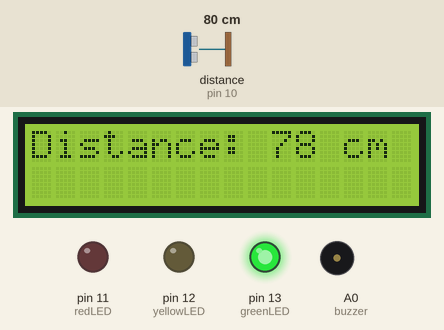
This sketch was run on a simulated Arduino Uno, built with avr-gcc and run on an emulated ATmega328P. Parts: 16×2 character LCD, output pins drawn as LEDs (lit = HIGH), buzzer (waves = sounding). Wiring (inferred from the names in the program): ultrasonic range finder: trigger pin 9; echo pin 10. Inputs (shaded band) come from the test bench; at power-on: distance to the obstacle (sensor on pin 10) 80 cm. The echo pulse lasts 58.3 µs per cm; pins used as bus, display or sensor lines are not drawn.

Above: at 1.2 s.
1.3 s: distance to the obstacle (sensor on pin 10) set to 2 cm
At 2.5 s:
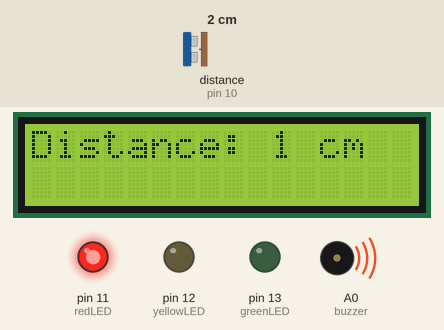
3.0 s: distance to the obstacle (sensor on pin 10) set to 9 cm
At 4.2 s:
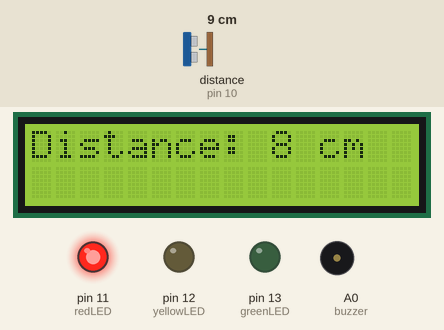
4.6 s: distance to the obstacle (sensor on pin 10) set to 18 cm
At 5.8 s:
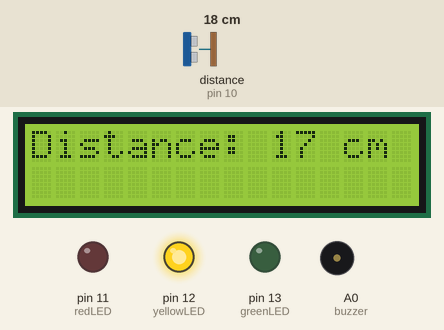
6.1 s: distance to the obstacle (sensor on pin 10) set to 60 cm
At 6.6 s:
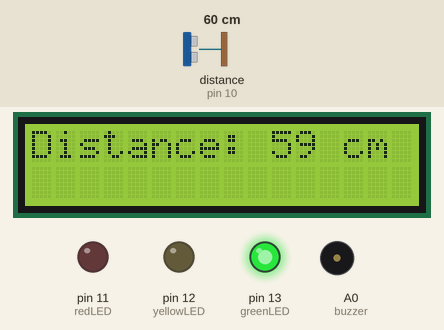
9.1 s: distance to the obstacle (sensor on pin 10) set to 250 cm
At 10.0 s:
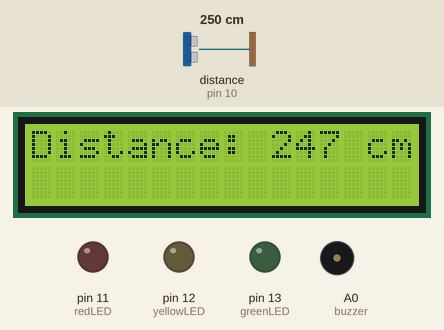
10.7 s: distance to the obstacle (sensor on pin 10) set to 35 cm
At 11.6 s:
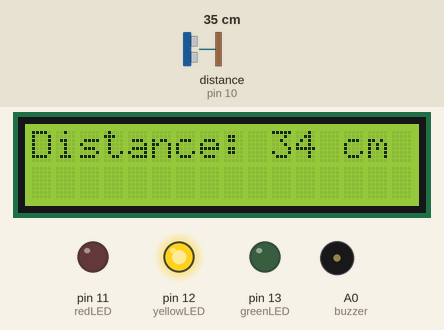
Timing chart, 0 to 22.9 s (numbered marks = the images above; inputs shaded):
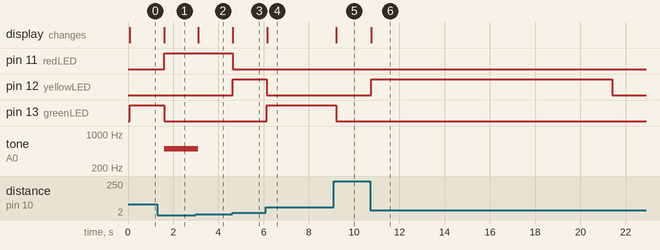

Measured:
- after the input at 1.3 s, pin 11 (redLED): LOW → HIGH after 0.29 s; pin 13 (greenLED): HIGH → LOW after 0.29 s; tone on A0 (buzzer): silent → 500 Hz after 0.29 s; the display: changes after 0.30 s (image 1)
- after the input at 3.0 s, tone on A0 (buzzer): 500 Hz → silent after 0.11 s; the display: changes after 0.11 s (image 2)
- after the input at 4.6 s, pin 11 (redLED): HIGH → LOW at once; pin 12 (yellowLED): LOW → HIGH at once; the display: changes at once (image 3)
- after the input at 6.1 s, pin 12 (yellowLED): HIGH → LOW at once; pin 13 (greenLED): LOW → HIGH at once; the display: changes after 0.05 s (image 4)
- after the input at 9.1 s, pin 13 (greenLED): HIGH → LOW after 0.11 s; the display: changes after 0.11 s (image 5)
- after the input at 10.7 s, pin 12 (yellowLED): LOW → HIGH after 0.05 s, → LOW 10.6 s later; the display: changes after 0.06 s (image 6)

The sketch:

asystent-parkowania.ino
```cpp
#include <LiquidCrystal.h> // includes the LiquidCrystal Library
LiquidCrystal lcd(1, 2, 4, 5, 6, 7); // Creates an LCD object. Parameters: (rs, enable, d4, d5, d6, d7)
const int trigPin = 9;
const int echoPin = 10;
int redLED = 11;
int yellowLED = 12; // Yellow LED connected to pin D3
int greenLED = 13; // Green LED connected to pin D4
int buzzer = A0; // Buzzer connected to Analogue pin A0
long duration;
int distance;
long TempDistance = 0; // A variable to store the temporary distance

int counter = 0; // Counter value to check if the object has stopped moving


void setup() {
  lcd.begin(16, 2); // Initializes the interface to the LCD screen, and specifies the dimensions (width and height) of the display
  pinMode(trigPin, OUTPUT);
  pinMode(echoPin, INPUT);
  pinMode(redLED, OUTPUT);
  pinMode(greenLED, OUTPUT);
  pinMode(yellowLED, OUTPUT);
  pinMode(buzzer, OUTPUT);
}
  void turnThemAllOff(){

    digitalWrite(redLED, LOW);
    digitalWrite(greenLED,LOW);
    digitalWrite(yellowLED, LOW);
    noTone(buzzer);

}

void loop() {
  digitalWrite(trigPin, LOW);
  delayMicroseconds(2);
  digitalWrite(trigPin, HIGH);
  delayMicroseconds(10);
  digitalWrite(trigPin, LOW);
  duration = pulseIn(echoPin, HIGH);
  distance = duration * 0.034 / 2;


//******************************************************************************************************************************************
  if(counter < 20){ // Do the rest if the car is still moving

if (distance > 200) { // Nothing in the garrage

turnThemAllOff();

}

if ((distance > 55) && (distance <= 200)) { // Turn on Green LED

digitalWrite(greenLED, HIGH);

digitalWrite(yellowLED, LOW);

digitalWrite(redLED, LOW);

noTone(buzzer);

}

if ((distance > 15) && (distance <= 55)) { // Turn on Yellow LED

digitalWrite(yellowLED, HIGH);

digitalWrite(redLED, LOW);

digitalWrite(greenLED,LOW);

noTone(buzzer);

}

if (distance <= 15) { // Turn on Red LED

digitalWrite(redLED, HIGH);

digitalWrite(greenLED,LOW);

digitalWrite(yellowLED, LOW);

noTone(buzzer);

}

if (distance < 8) { // Item is way to close - start the buzzer

tone(buzzer, 500);

}

}

if ((distance == TempDistance) || ((distance+1) == TempDistance) || ((distance-1) == TempDistance)){

if(counter >= 20){ // Turn off the lights if the object hasn't moved for 20 cycles (no change in distance)

Serial.println("No movement detected, turning off the lights");

turnThemAllOff();

} else {

counter++;

}

} else {

counter = 0; // Reset counter if there is a movement

}

  TempDistance = distance;

  lcd.clear();
  lcd.setCursor(0, 0); // Sets the location at which subsequent text written to the LCD will be displayed
  lcd.print("Distance: "); // Prints string "Distance" on the LCD
  lcd.print(distance); // Prints the distance value from the sensor
  lcd.print(" cm");
  delay(500);


}
```
